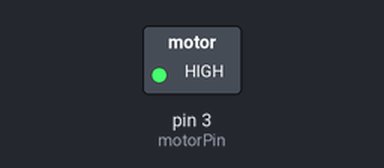
Bench run of a sketch on a simulated Arduino Uno, built with avr-gcc and run on an emulated ATmega328P. On the bench: switched loads named in the sketch (green lamp = pin HIGH).

Above: at 0.5 s.
At 2.5 s:
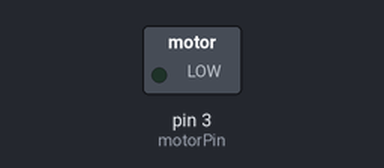
Timing chart, 0 to 5.2 s (numbered marks = the images above):
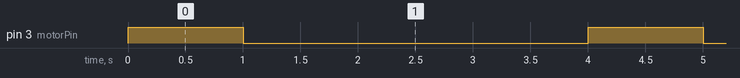

The sketch:

06_DCMotor.ino
```cpp
const int motorPin = 3; //3:ConnectorA 4:ConnectorB

void setup() {
  pinMode(motorPin, OUTPUT);
}

void loop() {
  digitalWrite(motorPin, HIGH);
  delay(1000);
  digitalWrite(motorPin, LOW);
  delay(3000);
}
```

Measured:
- by itself, pin 3 (motorPin): alternates HIGH for 1.0 s and LOW for 3.0 s
